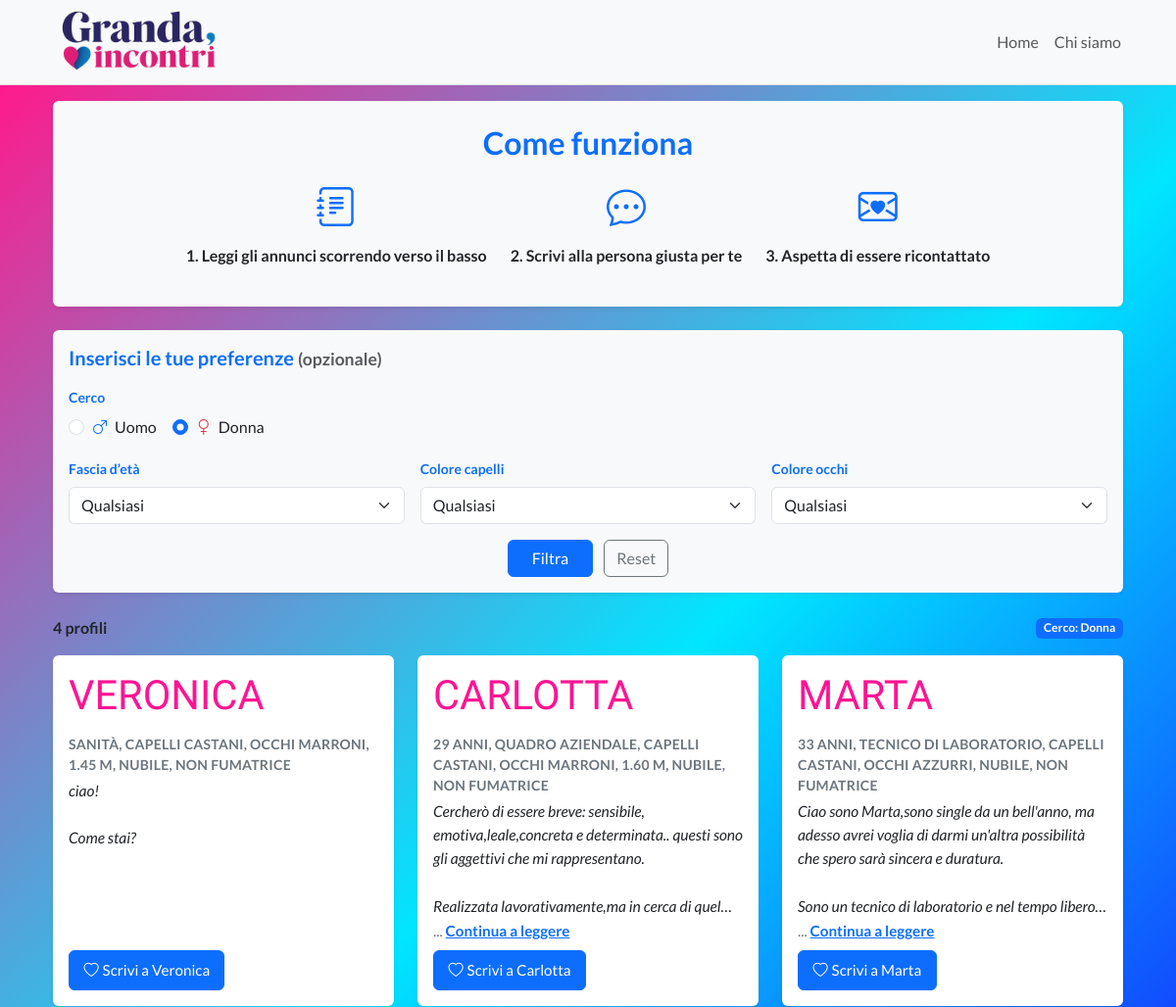
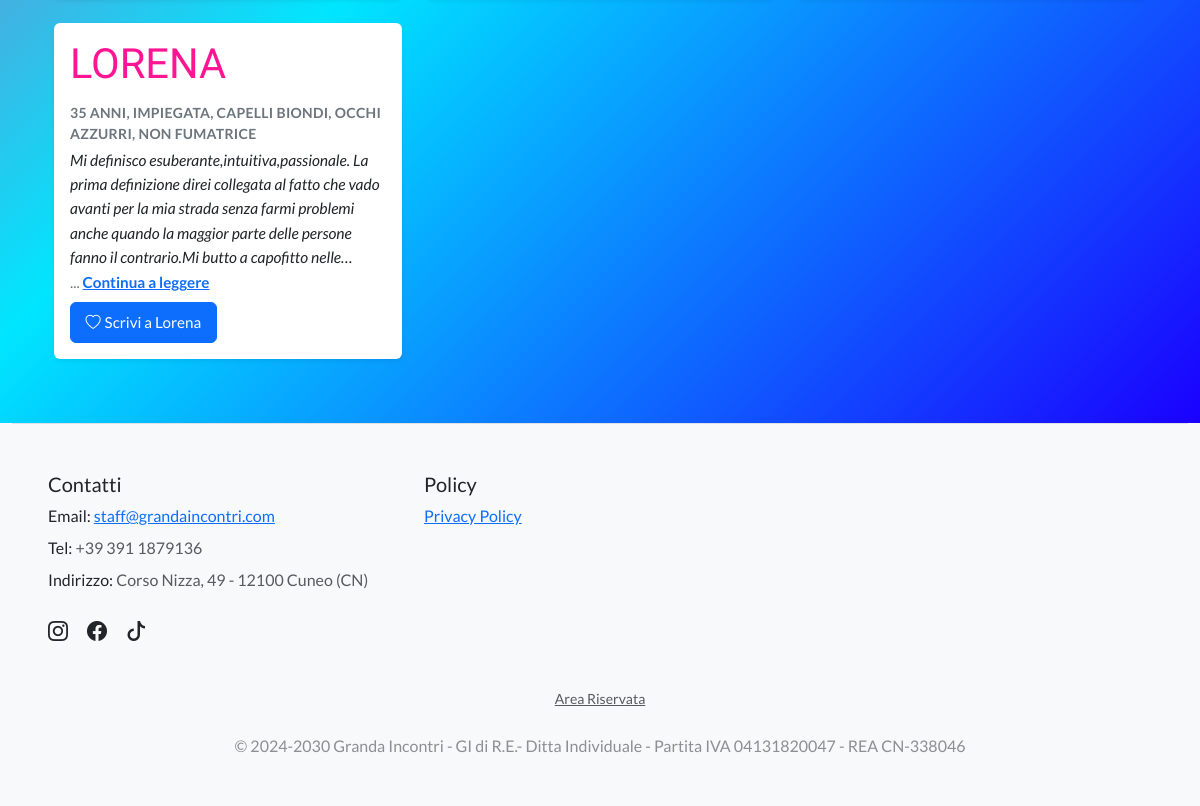
/annunci?gender=female, run on the app's committed database (2 pictures, top to bottom).
### tables this page shows
CREATE TABLE "profiles" (
	"id"	INTEGER NOT NULL,
	"first_name"	TEXT NOT NULL,
	"last_name"	TEXT,
	"gender"	TEXT NOT NULL,
	"birth_year"	INTEGER,
	"city"	TEXT,
	"occupation"	TEXT,
	"eyes_color"	TEXT,
	"hair_color"	TEXT,
	"height_cm"	INTEGER,
	"smoker"	INTEGER,
	"bio"	TEXT NOT NULL,
	"is_active"	INTEGER NOT NULL,
	"created_at"	TEXT,
	"weight_kg"	INTEGER,
	"marital_status"	TEXT,
	PRIMARY KEY("id" AUTOINCREMENT)
);

### app.py (the view)
@app.route("/annunci")
def annunci():
    gender_in  = (request.args.get("gender") or "").strip().lower() or None
    age_range  = (request.args.get("age_range") or "").strip() or None
    hair_color = (request.args.get("hair_color") or "").strip().lower() or None
    eyes_color = (request.args.get("eyes_color") or "").strip().lower() or None
    name_q = None
    id_q = None
    if session.get("is_authenticated"):
        name_q = (request.args.get("name") or "").strip().lower() or None
        raw = (request.args.get("id") or "").strip()  # niente lower()
        id_q = int(raw) if raw.isdigit() else None
    gender = _norm_gender_val(gender_in)
    all_profiles = get_published_profiles_with_status()
    listObjProfiles = [
        p for p in all_profiles
        if _profile_matches_filters(p, gender, age_range, hair_color, eyes_color, name_q, id_q)
    ]
    def cap(val: str | None) -> str:
        s = (val or "").strip()
        return (s[:1].upper() + s[1:].lower()) if s else ""
    listObjProfiles = [
        {
            **p,
            "first_name": cap(p.get("first_name")),
            "last_name":  cap(p.get("last_name")),
        }
        for p in listObjProfiles
    ]
    profile_to_edit = None
    to_edit = False
    profile_id = request.args.get("profile_id")
    if profile_id and session.get("is_authenticated"):
        row = profiles_dao.get_profile_by_id(int(profile_id))
        if row is not None:
            d = {k: row[k] for k in row.keys()}
            profile_to_edit = SimpleNamespace(**d)
            to_edit = True
    return render_template(
        "annunci.html",
        listObjProfiles=listObjProfiles,
        profile_to_edit=profile_to_edit,
        to_edit=to_edit,
        current_year=datetime.date.today().year
    )

### app.py (called while the page is built)
def get_published_profiles_with_status():
    rows = profiles_dao.get_all_profiles()
    def is_published(val):
        if val is None:
            return True
        if isinstance(val, (int, bool)):
            return bool(val)
        return str(val).strip().lower() not in ("0", "false", "no", "n")
    list_profiles = []
    for r in rows:
        keys = r.keys() if hasattr(r, "keys") else r.keys()
        val = r["is_active"] if ("is_active" in keys) else None
        if is_published(val):
            profile = {k: r[k] for k in keys}
            profile["is_online"] = random.choice([True, False])
            list_profiles.append(profile)
    return list_profiles

@app.context_processor
def inject_current_user():
    class CurrentUserStub:
        def __init__(self, is_auth, role="admin"):
            self.is_authenticated = is_auth
            self.role = role
    return dict(current_user=CurrentUserStub(session.get("is_authenticated", False)))

def _norm_gender_val(val) -> str | None:
    v = (val or "").strip().lower()
    return _GENDER_MAP.get(v)

### profiles_dao.py (called while the page is built)
def _conn() -> sqlite3.Connection:
    conn = sqlite3.connect(DB_PATH)
    conn.row_factory = sqlite3.Row
    with closing(conn.cursor()) as cur:
        cur.execute("PRAGMA foreign_keys = ON;")
    return conn

def _rows_to_dicts(rows: Iterable[sqlite3.Row]) -> List[dict]:
    return [dict(r) for r in rows]

def get_all_profiles() -> List[Profile]:
    sql = """
        SELECT *
        FROM profiles
        ORDER BY
          CASE WHEN created_at IS NULL OR created_at = '' THEN 1 ELSE 0 END,
          created_at DESC,
          id DESC
    """
    with closing(_conn()) as conn, closing(conn.cursor()) as cur:
        cur.execute(sql)
        return _rows_to_dicts(cur.fetchall())  # type: ignore[return-value]

### templates/annunci.html (shortened to what this page needs)
{% extends "base.html" %}
{% block content %}
<div class="posts-wrapper">
  <div class="container my-3 px-4">
  {% if not current_user.is_authenticated %}
    <div class="p-4 mb-4 bg-light rounded shadow-sm text-center">
      <h2 class="text-primary fw-bold mb-3">Come funziona</h2>
      <div class="d-flex flex-column flex-md-row justify-content-center align-items-center gap-4">
        <div class="d-flex flex-column align-items-center">
          <i class="bi bi-journal-text fs-1 text-primary"></i>
          <p class="mt-2 fw-semibold">1. Leggi gli annunci scorrendo verso il basso</p>
        </div>
        <div class="d-flex flex-column align-items-center">
          <i class="bi bi-chat-dots fs-1 text-primary"></i>
          <p class="mt-2 fw-semibold">2. Scrivi alla persona giusta per te</p>
        </div>
        <div class="d-flex flex-column align-items-center">
          <i class="bi bi-envelope-heart fs-1 text-primary"></i>
          <p class="mt-2 fw-semibold">3. Aspetta di essere ricontattato</p>
        </div>
      </div>
    </div>
  {% endif %}
    <div class="p-3 mb-4 bg-light rounded shadow-sm">
      <h5 class="text-primary fw-bold mb-3">Inserisci le tue preferenze <small class="text-muted">(opzionale)</small></h5>
      <form method="GET" action="{{ url_for('annunci') }}#first-result">
        <div class="row g-3">
          <div class="col-12">
            <label class="form-label small text-primary fw-bold">Cerco</label>
            <div class="d-flex gap-3">
              <div class="form-check">
                <input class="form-check-input" type="radio" name="gender" id="cercoUomo" value="male"
                       {% if request.args.get('gender','')|lower == 'male' %}checked{% endif %}>
                <label class="form-check-label" for="cercoUomo"><i class="bi bi-gender-male text-primary me-1"></i> Uomo</label>
              </div>
              <div class="form-check">
                <input class="form-check-input" type="radio" name="gender" id="cercoDonna" value="female"
                       {% if request.args.get('gender','')|lower == 'female' %}checked{% endif %}>
                <label class="form-check-label" for="cercoDonna"><i class="bi bi-gender-female text-danger me-1"></i> Donna</label>
              </div>
            </div>
          </div>
          <div class="col-md-4">
            <label class="form-label small text-primary fw-bold">Fascia d’età</label>
            {% set sel_age = request.args.get('age_range','') %}
            <select class="form-select" name="age_range">
              <option value=""        {% if sel_age == '' %}selected{% endif %}>Qualsiasi</option>
            </select>
          </div>
          <div class="col-md-4">
            <label class="form-label small text-primary fw-bold">Colore capelli</label>
            {% set sel_hair = request.args.get('hair_color','')|lower %}
            <select class="form-select" name="hair_color">
              <option value=""         {% if sel_hair == '' %}selected{% endif %}>Qualsiasi</option>
            </select>
          </div>
          <div class="col-md-4">
            <label class="form-label small text-primary fw-bold">Colore occhi</label>
            {% set sel_eyes = request.args.get('eyes_color','')|lower %}
            <select class="form-select" name="eyes_color">
              <option value=""          {% if sel_eyes == '' %}selected{% endif %}>Qualsiasi</option>
            </select>
          </div>
          <div class="col-12 text-center">
            <button type="submit" class="btn btn-primary px-4">Filtra</button>
            <a href="{{ url_for('annunci') }}#first-result" class="btn btn-outline-secondary ms-2">Reset</a>
          </div>
        </div>
      </form>
    </div>
    {% set n = listObjProfiles|length %}
    <div class="d-flex align-items-center mb-3 gap-2
                flex-column-reverse flex-md-row
                justify-content-center justify-content-md-between">
      <div class="fw-semibold mt-2 mt-md-0 text-center text-md-start w-100 w-md-auto">
        {{ n }} profil{{ 'o' if n==1 else 'i' }}
      </div>
      <div class="d-flex flex-wrap gap-2
                  justify-content-center justify-content-md-end w-100 w-md-auto">
        {% if request.args.get('gender') %}
          <span class="badge bg-primary">Cerco: {{ 'Uomo' if request.args.get('gender')=='male' else 'Donna' }}</span>
        {% endif %}
      </div>
    </div>
    {% if listObjProfiles %}
      <div class="row g-4" >
        {% for p in listObjProfiles %}
          {% set eta = (current_year - p['birth_year']) if p['birth_year'] else None %}
          {% set fuma = (p['smoker'] in [1, '1', true, 'true', 'on']) if p['smoker'] is not none else None %}
          {% set stato = (p['marital_status'] or '') %}
          {% if stato %}
            {% if stato|lower in ['celibe/nubile','single'] %}
              {% set stato_it = 'nubile' if p['gender'] == 'female' else 'celibe' %}
            {% elif stato|lower in ['sposato/a','married'] %}
              {% set stato_it = 'sposata' if p['gender'] == 'female' else 'sposato' %}
            {% elif stato|lower in ['separato/a','separated'] %}
              {% set stato_it = 'separata' if p['gender'] == 'female' else 'separato' %}
            {% elif stato|lower in ['divorziato/a','divorced'] %}
              {% set stato_it = 'divorziata' if p['gender'] == 'female' else 'divorziato' %}
            {% elif stato|lower in ['vedovo/a','widowed'] %}
              {% set stato_it = 'vedova' if p['gender'] == 'female' else 'vedovo' %}
            {% else %}
              {% set stato_it = stato %}
            {% endif %}
          {% else %}
            {% set stato_it = '' %}
          {% endif %}
         {% set parts = [] %}
          {% if eta %}{% set _ = parts.append(eta ~ ' anni') %}{% endif %}
          {% if p['occupation'] %}{% set _ = parts.append(p['occupation']) %}{% endif %}
          {% if p['hair_color'] %}{% set _ = parts.append('capelli ' ~ p['hair_color']) %}{% endif %}
          {% if p['eyes_color'] %}{% set _ = parts.append('occhi ' ~ p['eyes_color']) %}{% endif %}
          {% if p['height_cm'] %}
            {% set h_m = p['height_cm'] / 100.0 %}
            {% set _ = parts.append(('%.2f'|format(h_m)) ~ ' m') %}
          {% endif %}
          {% if p['weight_kg'] %}{% set _ = parts.append(p['weight_kg'] ~ ' kg') %}{% endif %}
          {% if stato_it %}{% set _ = parts.append(stato_it) %}{% endif %}
          {% if fuma is not none %}
            {% if p['gender'] == 'female' %}
              {% set _ = parts.append('fumatrice' if fuma else 'non fumatrice') %}
            {% else %}
              {% set _ = parts.append('fumatore' if fuma else 'non fumatore') %}
            {% endif %}
          {% endif %}
          <div class="col-12 col-sm-6 col-lg-4" {% if loop.first %}id="first-result"{% endif %}>
            <div class="card h-100 shadow-sm border-0">
              <div class="card-body d-flex flex-column">
                <div class="profile-header">
                  <div class="profile-name">
                    {% if current_user.is_authenticated %}
                      {{ (p['first_name'] ~ ' ' ~ (p['last_name'] or ''))|trim|upper }}
                    {% else %}
                      {{ p['first_name']|upper }}
                    {% endif %}
                  </div>
                </div>
                <div class="text-uppercase text-secondary small profile-meta mb-2">
                  {{ parts|join(', ')|upper }}
                </div>
                {% set bio_text = (p['bio'] or '') %}
                <div class="bio-block flex-grow-1" data-lines="5">
                  <div class="small bio-textbox">
                    <div class="bio-text">{{ (p['bio'] or '') | e }}</div>
                  </div>
                  <div class="read-more-line d-none">
                    <span class="dots">...</span>
                    <button type="button" class="read-more" aria-expanded="false">Continua a leggere</button>
                  </div>
                </div>
                <div class="d-flex justify-content-between align-items-center mt-2 gap-2">
                  {% if not current_user.is_authenticated %}
                    <a href="#" class="btn btn-primary" data-bs-toggle="modal" data-bs-target="#replyModal-{{ p['id'] }}">
                      <i class="bi bi-heart"></i><span class="ms-1">Scrivi a {{ p['first_name'] }}</span>
                    </a>
                  {% endif %}
                </div>
              </div>
            </div>
          </div>
        {% endfor %}
      </div>
    {% endif %}
  </div>
{% endblock %}

### static/css/style.css (style rules this page uses)
:root { --gi-deep: #1a1a40; --gi-berry: #5b0a2f; --gi-pink: #ff1493; --font-sans: 'Lato', system-ui, -apple-system, Segoe UI, Roboto, Arial, sans-serif; --font-brand: 'Yeseva One', serif; }
html, body { font-family: var(--font-sans); font-weight: 400; -webkit-font-smoothing: antialiased; -moz-osx-font-smoothing: grayscale; }
.hero-content h1, .hero-title-yeseva, .profile-name { font-family: var(--font-brand); }
.posts-wrapper { background: linear-gradient(135deg, #ff1a8c 0%, #00e6ff 50%, #1a00ff 100%); min-height: 100vh; margin: 0; padding: 0 0 3rem; }
.profile-name { font-family: "Yeseva One", serif; color: #ff1493; font-size: 2.6rem; line-height: 1.2; margin-bottom: .35rem; }
.profile-meta { font-weight: 700; letter-spacing: .02em; margin-bottom: .25rem; }
.profile-header { display: flex; align-items: center; gap: .5rem; flex-wrap: wrap; margin-bottom: .5rem; }
.card { display: flex; flex-direction: column; height: 100%; }
.card .card-body { flex: 1 1 auto; display: flex; flex-direction: column; font-size: 1rem; line-height: 1.5; }
.bio-block { display: flex; flex-direction: column; gap: .25rem; }
.bio-textbox { margin: 0; --lines: 5; --lh: 1.55; line-height: var(--lh); font-size: .975rem !important; }
.bio-text { display: -webkit-box; -webkit-box-orient: vertical; -webkit-line-clamp: var(--lines, 5); overflow: hidden; white-space: pre-line; min-height: calc(var(--lines) * 1lh); }
.bio-block .bio-text { font-style: italic; }
.read-more-line { font-style: normal; }
.read-more-line { font-size: .95rem !important; color: #6c757d; }
.read-more { background: none; border: 0; padding: 0; margin: 0; color: #0d6efd; font-weight: 600; cursor: pointer; text-decoration: underline; }
.posts-wrapper .profile-meta { margin-bottom: .25rem !important; }
.posts-wrapper .bio-block { margin-top: 0 !important; gap: .15rem !important; }
.card .btn { font-size: .95rem; padding: .5rem .9rem; }

### data on the page
profiles: first_name "VERONICA", parts "SANITÀ, CAPELLI CASTANI, OCCHI MARRONI, 1.45 M, NUBILE, NON FUMATRICE", bio "ciao! Come stai?", first_name "Veronica"
profiles: first_name "CARLOTTA", parts "29 ANNI, QUADRO AZIENDALE, CAPELLI CASTANI, OCCHI MARRONI, 1.60 M, NUBILE, NON FUMATRICE", bio "Cercherò di essere breve: sensibile, emotiva,leale,concreta e determinata.. questi sono gli aggettivi che mi rappresentano. Realizzata lavorativamente,ma in cerca di…", first_name "Carlotta"
profiles: first_name "MARTA", parts "33 ANNI, TECNICO DI LABORATORIO, CAPELLI CASTANI, OCCHI AZZURRI, NUBILE, NON FUMATRICE", bio "Ciao sono Marta,sono single da un bell'anno, ma adesso avrei voglia di darmi un'altra possibilità che spero sarà sincera e duratura. Sono un tecnico di laboratorio e nel tempo…", first_name "Marta"
profiles: first_name "LORENA", parts "35 ANNI, IMPIEGATA, CAPELLI BIONDI, OCCHI AZZURRI, NON FUMATRICE", bio "Mi definisco esuberante,intuitiva,passionale. La prima definizione direi collegata al fatto che vado avanti per la mia strada senza farmi problemi anche quando la maggior parte delle persone fanno il contrario.Mi butto a capofitto…", first_name "Lorena"

### other printed values
{{ n }} "4"
{{ 'o' if n==1 else 'i' }} "i"
{{ 'Uomo' if request.args.get('gender')=='male' else 'Donna' }} "Donna"
